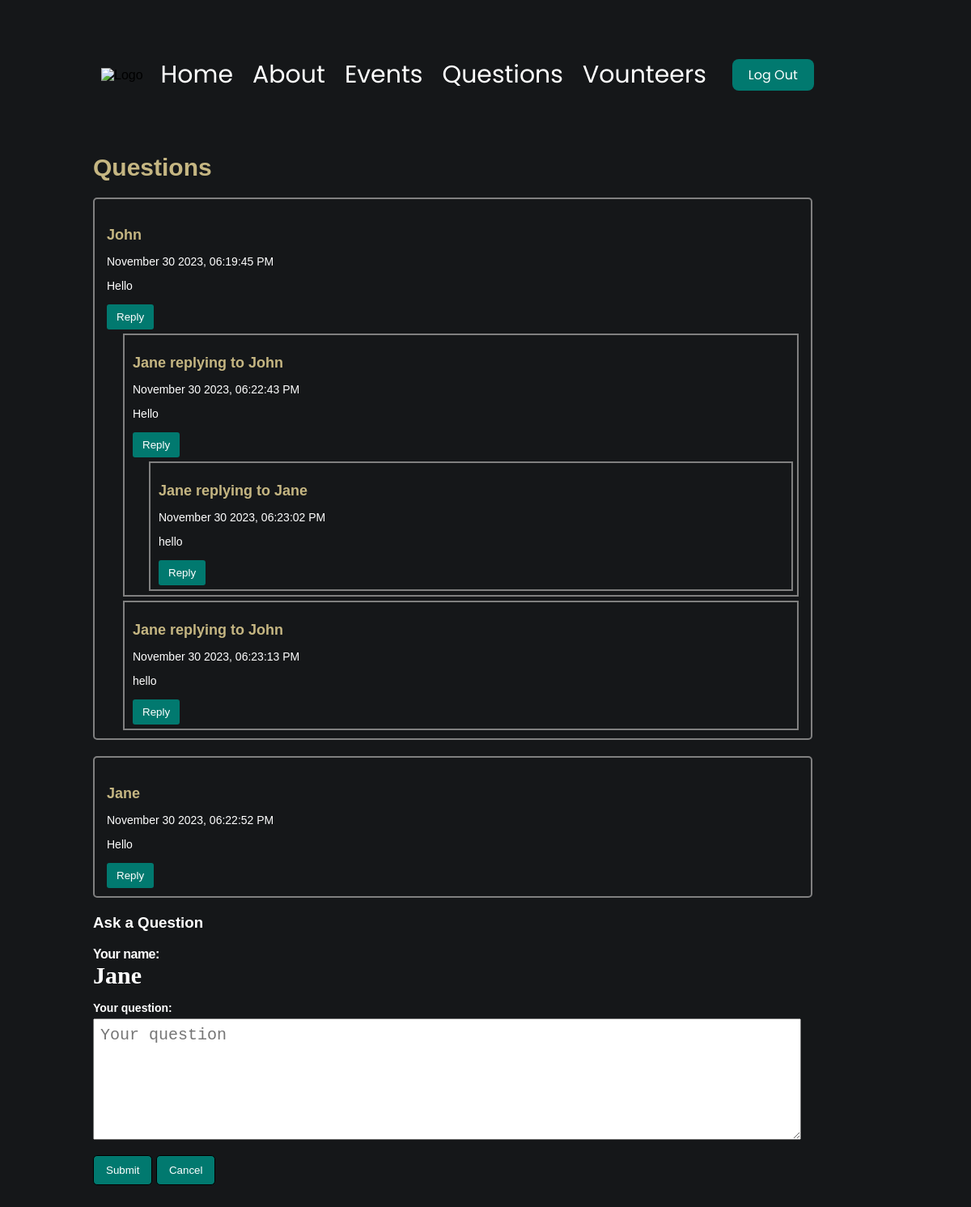
Screenshot of /admin_questions.php (signed in) with the database file from the repository.
### tables this page shows
CREATE TABLE `questions` (
  `id` int(11) NOT NULL,
  `name` varchar(50) NOT NULL,
  `comment` longtext NOT NULL,
  `date` varchar(50) NOT NULL,
  `reply_id` int(11) NOT NULL,
  `reply_name` varchar(50) NOT NULL
);

CREATE TABLE `users` (
  `id` bigint(20) NOT NULL,
  `user_id` bigint(20) NOT NULL,
  `user_name` varchar(50) NOT NULL,
  `password` varchar(100) NOT NULL,
  `email` varchar(50) NOT NULL,
  `firstname` varchar(50) NOT NULL,
  `lastname` varchar(50) NOT NULL,
  `date` timestamp NOT NULL DEFAULT current_timestamp() ON UPDATE current_timestamp(),
  `user_type` varchar(20) NOT NULL DEFAULT 'user'
);

### functions.php (called while the page is built, shortened)
<?php
function check_login($con)
{
	if(isset($_SESSION['user_id']))
	{
		$id = $_SESSION['user_id'];
		$query = "select * from users where user_id = '$id' limit 1";
		$result = mysqli_query($con,$query);
		if($result && mysqli_num_rows($result) > 0)
		{
			$user_data = mysqli_fetch_assoc($result);
			return $user_data;
		}
	}
	die;
}

### reply.php (the view, shortened to what this page needs)
<div class="reply">
    <h4> <?php echo $data['name']; ?> replying to <?php echo $data['reply_name']?></h4>
    <p> <?php echo $data['date']; ?> </p>
    <p> <?php echo htmlspecialchars ($data['comment']); ?> </p>
    <?php $reply_id = $data['id']; ?>
    <button class="reply" onclick="reply(<?php echo $reply_id; ?>, '<?php echo $data['name']; ?>')">Reply</button>
    <?php
    $datas = mysqli_query($con, "SELECT * FROM questions WHERE reply_id = $reply_id");
    if(mysqli_num_rows($datas) > 0){
        foreach($datas as $data){
            require 'reply.php';
        }
    }
    ?>
</div>

### admin_questions.php (shortened to what this page needs)
<?php
include("database.php");
include("functions.php");
$user_data = check_login($con);
?>
<!DOCTYPE html>
<html lang="en">
  <head>
    <link rel="stylesheet" href="questions.css" />
  </head>
  <body>
    <div class="container">
      <div class="content">
        <header>
          <img src="images/saclogo.png" alt="Logo" />
          <nav>
            <a href="admin_home.php">Home</a>
            <a href="admin_about.php">About</a>
            <a href="admin_events.php">Events</a>
            <a href="admin_questions.php">Questions</a>
            <a href="volunteers.php">Vounteers</a>
          </nav>
          <div class="logout"><a href="logout.php">Log Out</a></div>
        </header>
        <div class="container2">
            <h1>Questions</h1>
        <?php
        $datas = mysqli_query($con, "SELECT * FROM questions WHERE reply_id = 0");
        foreach($datas as $data) {
        require 'comment.php';
        }
        ?>
            <form action="" method="post">
                <h3 id="title">Ask a Question</h3>
                <div class="userName">
                    <p>Your name:</p>
                    <label for="name">
                    <?php
                    echo $user_data['firstname'];
                    ?>
                    </label>
                </div>
                <div class="userInput">
                    <label for="comment">Your question:</label>
                    <textarea name="comment" id="comment" placeholder="Your question"></textarea>
                </div>
                <div>
                    <button class="submit" type="submit" name="submit">Submit</button>
                    <button type="button" class="submit" onclick="cancelComment()">Cancel</button>
                </div>
            </form>
        </div>
      </div>
    </div>
  </body>
</html>

### comment.php (shortened to what this page needs)
<div class="comment">
    <h4><?php echo $data['name']; ?></h4>
    <p><?php echo $data['date']; ?></p>
    <p><?php echo htmlspecialchars($data['comment']); ?></p>
    <?php $reply_id = $data['id']; ?>
    <button class="reply" onclick="reply(<?php echo $reply_id; ?>, '<?php echo $data['name']; ?>')">Reply</button>
    <?php
    $datas = mysqli_query($con, "SELECT * FROM questions WHERE reply_id = $reply_id");
    if (mysqli_num_rows($datas) > 0) {
        foreach ($datas as $data) {
            require 'reply.php';
        }
    }
    ?>
</div>

### questions.css (style rules this page uses)
body { margin: 0; font-family: Arial, sans-serif; display: flex; min-height: 100vh; background-color: #151719; opacity: 1; transition: opacity 0.5s ease-in-out; animation: fade-up 0.5s; }
.container { display: flex; flex: 1; max-width: 1000px; margin: auto; margin-top: 0; animation: fade-up 0.5s; }
.content { flex-grow: 1; padding: 15px; }
.userName p { position:relative; color: white; margin-bottom: 0%; letter-spacing: -0.5px; font-weight: bold; }
.userName label { position:relative; font-size: 30px; font-family: 'Times New Roman', Times, serif; margin-bottom: 10px; }
.userInput { position:relative; margin-right: 20%; width: 875px; box-sizing: border-box; border-radius: 10px; }
.userInput textarea { height: 150px; font-size: 20px; }
.logout a { background-color: #01796F; border: none; color: white; padding: 7px 20px; text-align: start; text-decoration: none; display: inline-block; margin: 48px 20px; cursor: pointer; border-radius: 8px; transition: background-color 0.3s ease; font-family: 'Poppins', sans-serif; }
header { display: flex; align-items: center; padding: 10px; }
header img { max-width: 100px; margin-right: 10px; }
nav { display: flex; }
nav a { color: white; text-decoration: none; text-underline-offset: 1px; padding: 0 12px; position: relative; transition: color 0.3s ease; font-family: 'Poppins', sans-serif; font-size: 30px; }
h1 { font-size: 30px; color:#C5B682; }
h3 { color:white; }
form div { margin-bottom: 15px; }
label { display: block; margin-bottom: 5px; }
label { display: block; margin-bottom: 5px; color: white; font-size: 14px; font-weight: bold; }
input, textarea { width: 100%; padding: 8px; box-sizing: border-box; }
button.submit { background-color: #01796F; color: white; padding: 10px 15px; border: 1px solid black; border-radius: 5px; cursor: pointer; }
#comment { font-family: 'Courier New', Courier, monospace; }
header { width: 1020px; }

### reply.php (style rules this page uses)
.comment { margin-bottom: 20px; padding: 10px; border: 1px solid #ccc; border-radius: 5px; }
.comment h4 { color: White; font-size: 18px; margin-bottom: 5px; }
.comment p { color: white; font-size: 14px; margin-bottom: 10px; }
.comment button.reply { background-color: #01796F; color: white; padding: 8px 12px; border: none; border-radius: 3px; cursor: pointer; margin-left: 0; }
.reply { margin-left:20px; border: 2px solid gray; padding-left: 10px; padding-bottom: 5px; margin-top:5px; margin-right:5px; }

### comment.php (style rules this page uses)
.comment { margin-bottom: 20px; padding: 10px; border: 2px solid gray; border-radius: 5px; ; width: 860px; padding-left: 15px; }
.comment h4 { color: #C5B682; font-size: 18px; margin-bottom: 5px; }
.comment p { color: white; font-size: 14px; margin-bottom: 10px; }
.comment button.reply { background-color: #01796F; color: white; padding: 8px 12px; border: none; border-radius: 3px; cursor: pointer; }

### rows the page displays
questions: name "John", date "November 30 2023, 06:19:45 PM", comment "Hello"
questions: name "Jane", reply_name "John", date "November 30 2023, 06:22:43 PM", comment "Hello"
questions: name "Jane", reply_name "Jane", date "November 30 2023, 06:23:02 PM", comment "hello"
questions: name "Jane", reply_name "John", date "November 30 2023, 06:23:13 PM", comment "hello"
questions: name "Jane", date "November 30 2023, 06:22:52 PM", comment "Hello"
users: firstname "Jane"
